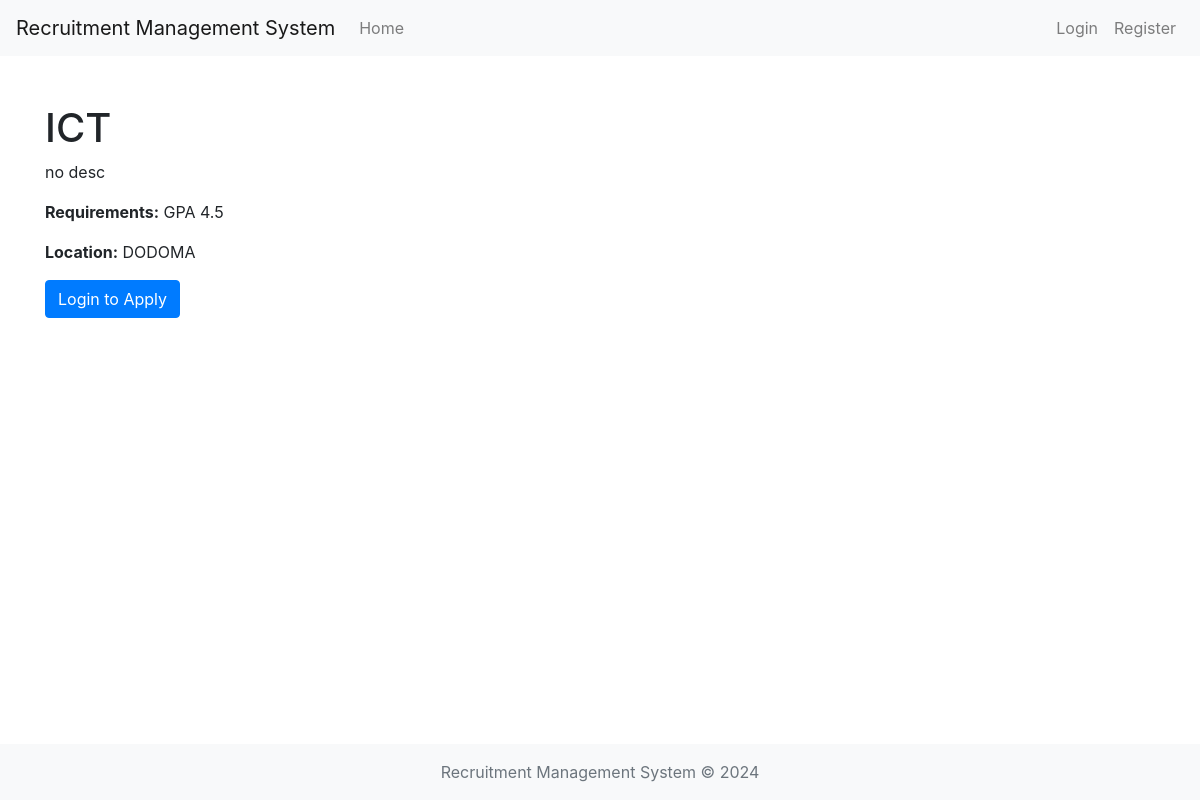
The app's page /job/1/ with its own data.
### job_portal/models.py (models this page shows)
class Job(models.Model):
    title = models.CharField(max_length=100)
    description = models.TextField()
    requirements = models.TextField()
    location = models.CharField(max_length=100)

### job_portal/views.py (the view)
# urls.py: path('job/<int:job_id>/', views.job_detail, name='job_detail'),
def job_detail(request, job_id):
    job = Job.objects.get(pk=job_id)
    return render(request, 'job_portal/job_detail.html', {'job': job})

### templates/job_portal/job_detail.html
{% extends 'base.html' %}
{% block content %}
<h1>{{ job.title }}</h1>
<p>{{ job.description }}</p>
<p><strong>Requirements:</strong> {{ job.requirements }}</p>
<p><strong>Location:</strong> {{ job.location }}</p>
{% if user.is_authenticated %}
    <a href="{% url 'job_application' user_id=user.id job_id=job.id %}" class="btn btn-primary">Apply Now</a>
{% else %}
    <a href="{% url 'login' %}" class="btn btn-primary">Login to Apply</a>
{% endif %}
{% endblock %}

### templates/base.html (style rules this page uses)
body { padding-bottom: 100px; }

### records on screen
Job: title "ICT", description "no desc", requirements "GPA 4.5", location "DODOMA"
